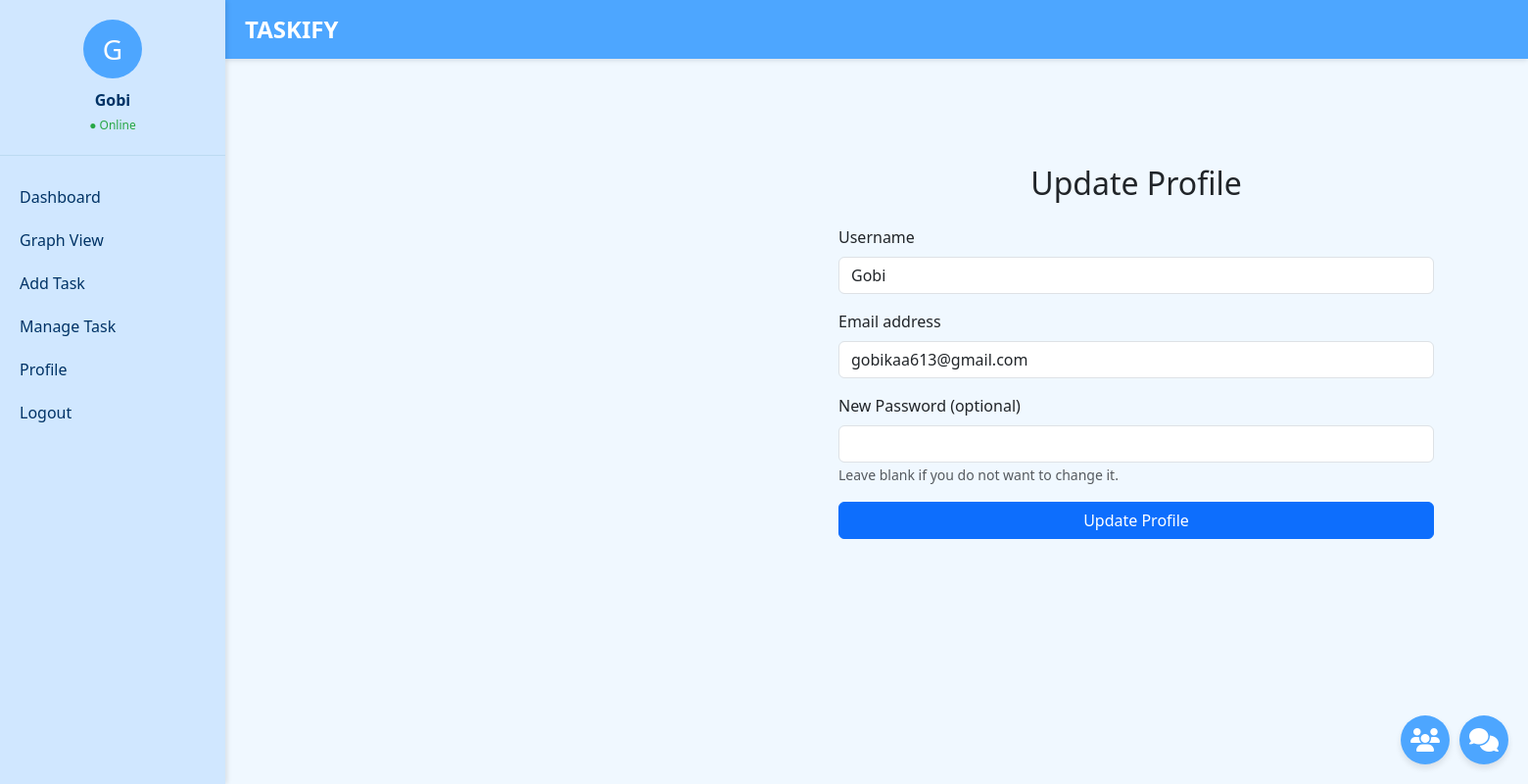
The page /profile (signed in) on the database its author committed.
### tables this page shows
CREATE TABLE "users" (uid integer NOT NULL PRIMARY KEY , 
password varchar(128) NOT NULL, 
last_login datetime NULL,
username varchar(150) NOT NULL UNIQUE,
email varchar(254) NOT NULL,
is_staff int NOT NULL, 
date_joined datetime NOT NULL, 
isapproved int default 0);

### main.py (the view)
@app.route('/profile')
def profile():
    uid = session["id"]
    conn = connect()
    cursor = conn.cursor()
    cursor.execute("SELECT * FROM users WHERE uid = ?", (uid,))
    user = cursor.fetchone()
    cursor.close()
    conn.close()
    return render_template("update_profile.html", user=user)

### main.py (called while the page is built)
def connect():
	return sqlite3.connect("tasify.db")

### templates/update_profile.html
{% extends "layout.html" %} {% block title %}Update Profile{% endblock %} {%
block content %}
<div class="container mt-5">
  <h2 class="text-center mb-4">Update Profile</h2>
  <div class="row justify-content-center">
    <div class="col-md-6">
      <form method="POST" action="/updateprofile">
        <div class="mb-3">
          <label for="username" class="form-label">Username</label>
          <input
            type="text"
            class="form-control"
            id="username"
            name="username"
            value="{{ user[3] }}"
            required
          />
        </div>
        <div class="mb-3">
          <label for="email" class="form-label">Email address</label>
          <input
            type="email"
            class="form-control"
            id="email"
            name="email"
            value="{{ user[4] }}"
            required
          />
        </div>
        <div class="mb-3">
          <label for="password" class="form-label"
            >New Password (optional)</label
          >
          <input
            type="password"
            class="form-control"
            id="password"
            name="password"
          />
          <small class="form-text text-muted"
            >Leave blank if you do not want to change it.</small
          >
        </div>
        <div class="d-grid">
          <button type="submit" class="btn btn-primary">Update Profile</button>
        </div>
      </form>
    </div>
  </div>
</div>
{% endblock %}

### templates/layout.html (shortened to what this page needs)
<!DOCTYPE html>
<html lang="en">
  <head>
    <link
      rel="stylesheet"
      href="https://cdnjs.cloudflare.com/ajax/libs/font-awesome/6.4.2/css/all.min.css"
    />
    <link
      href="https://cdn.jsdelivr.net/npm/bootstrap@5.3.0-alpha1/dist/css/bootstrap.min.css"
      rel="stylesheet"
    />
  </head>
  <body>
    <aside class="sidebar">
      <div class="profile-section">
        <div class="profile-icon">
          {{ session.get("username", "G")[:1].upper() }}
        </div>
        <div class="profile-info">
          <p>{{ session.get("username", "Guest") }}</p>
          <span class="status">● Online</span>
        </div>
      </div>
      <nav class="nav-menu">
        <ul>
          <li><a href="/dashboard">Dashboard</a></li>
          <li><a href="/chart">Graph View</a></li>
          {% if session["role"] == "admin" %}
          <li><a href="/viewusers">Users</a></li>
          {% else %}
          <li><a href="/inserttask1">Add Task</a></li>
          <li><a href="/managetask">Manage Task</a></li>
          <li><a href="/profile">Profile</a></li>
          {% endif %}
          <li><a href="/logout">Logout</a></li>
        </ul>
      </nav>
    </aside>
    <header class="top-header">TASKIFY</header>
    <div class="container">{% block content %}{% endblock %}</div>
    {% if session["role"] != "admin" %}
    <a href="/chat" class="chat-icon" title="Chat">
      <i class="fas fa-comments"></i>
    </a>
    <a href="/groupchat" class="group-chat-icon" title="Group Chat">
      <i class="fas fa-users"></i>
    </a>
    {% endif %}
  </body>
</html>

### templates/layout.html (style rules this page uses)
body { margin: 0; font-family: "Segoe UI", Tahoma, Geneva, Verdana, sans-serif; background-color: #f0f8ff; }
.sidebar { position: fixed; top: 0; left: 0; height: 100vh; width: 230px; background-color: #d0e7ff; color: #003366; padding: 20px 0; box-shadow: 2px 0 5px rgba(0, 0, 0, 0.1); z-index: 1000; }
.profile-section { text-align: center; padding-bottom: 20px; border-bottom: 1px solid #bcdaf1; }
.profile-icon { background-color: #4da6ff; width: 60px; height: 60px; margin: auto; border-radius: 50%; font-size: 28px; display: flex; align-items: center; justify-content: center; color: white; margin-bottom: 10px; }
.profile-info p { margin: 0; font-weight: bold; }
.status { color: #28a745; font-size: 12px; }
.nav-menu ul { list-style-type: none; padding-left: 0; margin-top: 20px; }
.nav-menu li { padding: 10px 20px; }
.nav-menu li a { color: #003366; text-decoration: none; display: block; font-weight: 500; }
.top-header { position: fixed; top: 0; left: 230px; right: 0; height: 60px; background-color: #4da6ff; color: white; display: flex; align-items: center; padding-left: 20px; font-size: 24px; font-weight: bold; z-index: 999; box-shadow: 0 2px 5px rgba(0, 0, 0, 0.1); }
.container { margin-left: 250px; margin-top: 80px; padding: 20px; }
.chat-icon, .group-chat-icon { position: fixed; bottom: 20px; background-color: #4da6ff; color: white; width: 50px; height: 50px; border-radius: 50%; display: flex; align-items: center; justify-content: center; text-decoration: none; box-shadow: 0 4px 6px rgba(0, 0, 0, 0.1); font-size: 24px; transition: background-color 0.3s ease; z-index: 999; }
.chat-icon { right: 20px; }
.group-chat-icon { right: 80px; }

### rows shown on the page
users: get "Gobi", username "Gobi", email "gobikaa613@gmail.com"

### other values the page prints
{{ session.get("username", "G")[:1].upper() }} "G"
